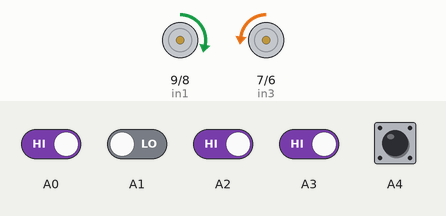
Simulated run of this sketch. Board: Arduino Uno, built with avr-gcc and run on an emulated ATmega328P. Shown: motor-driver pin pairs drawn as motors (green arrow = first pin HIGH = forward, orange = second pin HIGH = backward, longer = more drive, scaled by the enable pin). Inputs (shaded band) come from the test bench; at power-on: A0, A2–4 HIGH, A1 LOW.

Above: at 1.5 s.
1.6 s: A2 driven LOW
At 2.8 s:
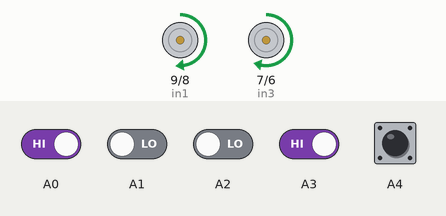
3.1 s: A2 driven HIGH
At 4.0 s:
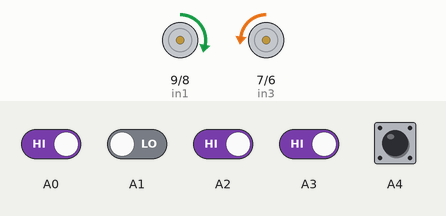
4.6 s: A3 driven LOW
At 5.1 s:
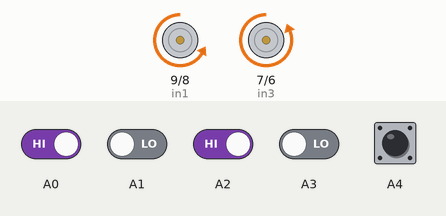
6.1 s: A0 driven LOW
At 6.4 s:
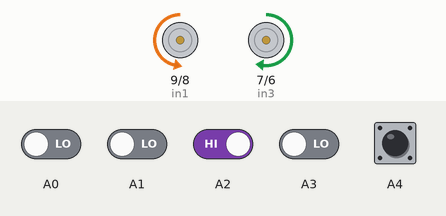
7.6 s: A1 driven HIGH
At 8.6 s:
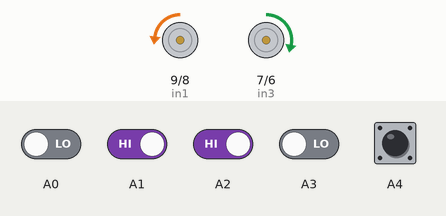
9.1 s: A3 driven HIGH
At 9.8 s:
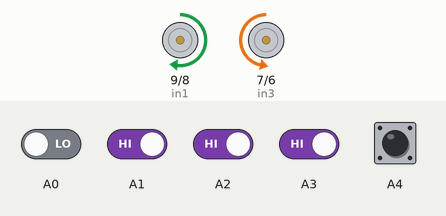
Timing chart, 0 to 11.6 s (numbered marks = the images above; inputs shaded):
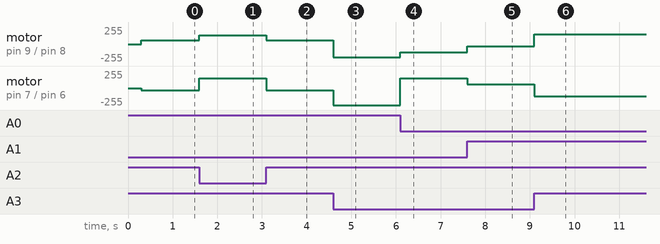

The sketch:

LineFollower2_1.ino
```cpp
  /*
                                  Line following Code
by Insii(Rodjaym D. Nomorosa), Izumisea(Paul Marasigan), Ralph Narcisso Sept - Nov 2023
*/

// motor one
int enA = 10;
int in1 = 9;
int in2 = 8;
// motor two
int enB = 5;
int in3 = 7;
int in4 = 6;

void forward ()
{
  digitalWrite(in1, HIGH);
  digitalWrite(in2, LOW);
  analogWrite(enA, 235);
  digitalWrite(in3, HIGH);
  digitalWrite(in4, LOW);
  analogWrite(enB, 255);
}
void backward ()
{
  digitalWrite(in1, LOW);
  digitalWrite(in2, HIGH);
  analogWrite(enA, 200);
  digitalWrite(in3, LOW);
  digitalWrite(in4, HIGH);
  analogWrite(enB, 255);
}

void left ()
{
  digitalWrite(in1, HIGH);
  digitalWrite(in2, LOW);
  analogWrite(enA, 55);
  digitalWrite(in3, LOW);
  digitalWrite(in4, HIGH);
  analogWrite(enB, 35);
}

void right ()
{
   digitalWrite(in1, LOW);
  digitalWrite(in2, HIGH);
  analogWrite(enA, 35);
  digitalWrite(in3, HIGH);
  digitalWrite(in4, LOW);
  analogWrite(enB, 55);
}

void fastRight ()
{
  digitalWrite(in1, LOW);
  digitalWrite(in2, HIGH);
  analogWrite(enA, 125);
  digitalWrite(in3, HIGH);
  digitalWrite(in4, LOW);
  analogWrite(enB, 145);
}

void fastLeft ()
{
  digitalWrite(in1, HIGH);
  digitalWrite(in2, LOW);
  analogWrite(enA, 145);
  digitalWrite(in3, LOW);
  digitalWrite(in4, HIGH);
  analogWrite(enB, 125);
}

void slowforward ()
{

  digitalWrite(in1, HIGH);
  digitalWrite(in2, LOW);
  analogWrite(enA, 130);
  digitalWrite(in3, HIGH);
  digitalWrite(in4, LOW);
  analogWrite(enB, 150);
}


void setup() {
delay(300);
  // put your setup code here, to run once:
  pinMode(enA, OUTPUT);
  pinMode(enB, OUTPUT);
  pinMode(in1, OUTPUT);
  pinMode(in2, OUTPUT);
  pinMode(in3, OUTPUT);
  pinMode(in4, OUTPUT);
}

void loop() {
  // put your main code here, to run repeatedly:
    int IR_1 = digitalRead(A0); //far left
    int IR_2 = digitalRead(A1); //close left
    int IR_3 = digitalRead(A2); //middle
    int IR_4 = digitalRead(A3); //close right sensor
    int IR_5 = digitalRead(A4); //far right sensor
              // int IR_6 = digitalRead(A5); ---

if (IR_3 == 0){
  slowforward();
}
else if (IR_2 == 1 && IR_4 == 0){
  //delay(2); //marked
  right();
}
else if (IR_5 == 0){
  if(IR_4 == 0){
    delay(2);
    fastLeft();
  }
  else{
    fastRight();
  }
}
else if (IR_2 == 0 && IR_4 == 1){
  ///delay(2); //marked
  left();
}
else if (IR_1 == 0){
  if(IR_2 == 0){
    delay(2);
    fastRight();
  }else{
    fastLeft();
  }
}
else if (IR_5 == 0 && IR_3 == 1 && IR_4 == 1){
  delay(1);
  fastRight();
}
else if (IR_1 == 0 && IR_3 == 1 && IR_2 == 1){
  delay(1);
  fastLeft();
}
else if (IR_3 == 1 && IR_2 == 1 && IR_4 == 0){
  //delay(2); //marked
  right();
}else if (IR_3 == 1 && IR_2 == 0 && IR_4 == 1){
  //delay(2); //marked
  left();
}else if (IR_3 == 0 && IR_2 == 1 && IR_4 == 0){
  //delay(2); //marked
  right();
}else if (IR_3 == 0 && IR_2 == 0 && IR_4 == 1){
  //delay(2); //marked
  left();
}
else if (IR_2 == 0 && IR_4 == 0){
  backward();
}
else if (IR_4 == 0){
  right();
}
}
```

Measured:
- after the input at 1.6 s, motor on pin 9 (in1) / pin 8 (in2): forward 55/255 → forward 130/255 at once; motor on pin 7 (in3) / pin 6 (in4): backward 35/255 → forward 150/255 at once
- after the input at 3.1 s, motor on pin 9 (in1) / pin 8 (in2): forward 130/255 → forward 55/255 at once; motor on pin 7 (in3) / pin 6 (in4): forward 150/255 → backward 35/255 at once
- after the input at 4.6 s, motor on pin 9 (in1) / pin 8 (in2): forward 55/255 → backward 200/255 at once; motor on pin 7 (in3) / pin 6 (in4): backward 35/255 → backward 255/255 at once
- after the input at 6.1 s, motor on pin 9 (in1) / pin 8 (in2): backward 200/255 → backward 125/255 at once; motor on pin 7 (in3) / pin 6 (in4): backward 255/255 → forward 145/255 at once
- after the input at 7.6 s, motor on pin 9 (in1) / pin 8 (in2): backward 125/255 → backward 35/255 at once; motor on pin 7 (in3) / pin 6 (in4): forward 145/255 → forward 55/255 at once
- after the input at 9.1 s, motor on pin 9 (in1) / pin 8 (in2): backward 35/255 → forward 145/255 at once; motor on pin 7 (in3) / pin 6 (in4): forward 55/255 → backward 125/255 at once
